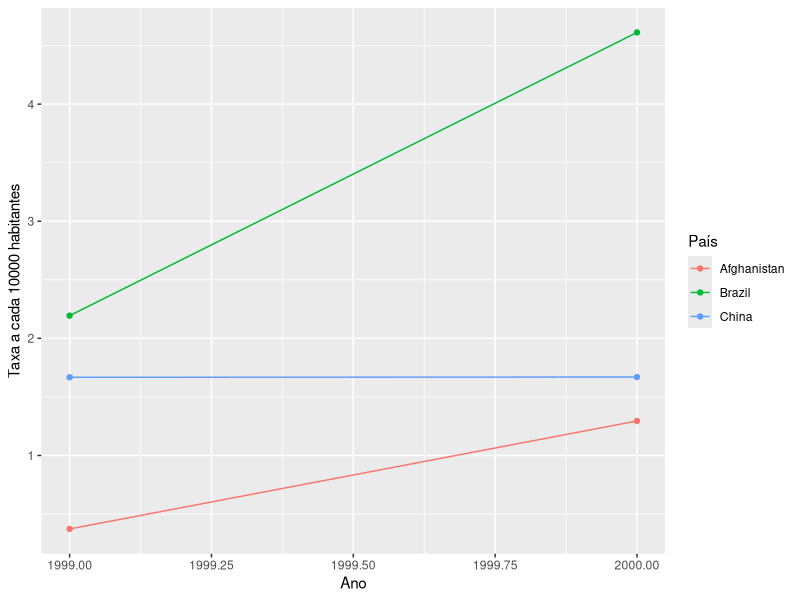
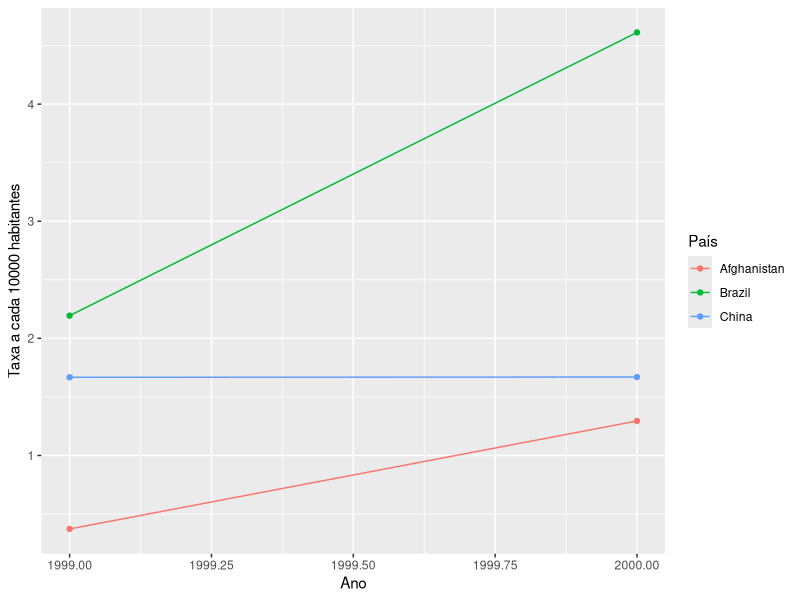

Reproduce these figures in R, in order.
## ---- chunk 1
library(tidyverse)
## ---- chunk 2
table1 #está no formato tidy, pois, cada variável ocupa uma coluna distinta e cada valor tem sua própia célula.

table2 #não está no formato tidy, pois, a coluna type possuí o nome de variáveis e a coluna count possuí os valores que pertence a essas variáveis.

table3 #não está no formato tidy, pois, a coluna rate possuí duas variáveis distintas, combinadas na mesma célula como uma string.

table4a#não está no formato tidy, pois, as colunas(1999,2000) representariam os valores de uma variável year e não os nomes das variáveis em si.

table4b#não está no formato tidy, pois, possuí o mesmo caso da table4b.
## ---- chunk 3
library(dplyr)
## ---- chunk 4
taxas <- table1 %>%
  mutate(taxa =(cases / population) * 10000)
taxas
## ---- chunk 5
casos_por_ano <- table1 %>%
  group_by(year) %>%
  summarise(total_casos_ano = sum(cases))
casos_por_ano
## ---- chunk 6
casos_por_pais <- table1 %>%
  group_by(country) %>%
  summarise(total_casos_país = sum(cases))
casos_por_pais
## ---- chunk 7
mudanca_casos <- table1 %>%
  filter(year %in% c(1999,2000)) %>%
  group_by(country, year) %>%
  summarise(total_casos = sum(cases))
mudanca_casos
## ---- chunk 8
library(ggplot2)
## ---- chunk 9
#taxas -> Reutilizando da questão
ggplot(taxas, aes(x= year, y=taxa, colour = country, group = country)) +
  geom_line() +
  geom_point() + 
  labs( x = "Ano", y = "Taxa a cada 10000 habitantes", color = "País")
## ---- chunk 10
table2_dados <- table2 %>%
  pivot_wider(names_from = type, values_from = count)
table2_dados
## ---- chunk 11
table2_taxas <- table2_dados %>%
  mutate(taxa = (cases/population) * 10000)
table2_taxas
## ---- chunk 12
table4a_casos <- table4a %>%
  pivot_longer(cols = c('1999', '2000'), names_to = "year", values_to = "cases")
table4a_casos

table4b_populacao <- table4b %>%
  pivot_longer(cols = c('1999', '2000'), names_to = "year", values_to = "population")
table4b_populacao
## ---- chunk 13
table4_taxas <- left_join(table4a_casos, table4b_populacao, by = c("country", "year")) %>%
  mutate(taxa = (cases/population)* 10000)
table4_taxas
## ---- chunk 14
ggplot(table2_taxas, aes(x= year, y=taxa, colour = country, group = country)) +
  geom_line() +
  geom_point() + 
  labs( x = "Ano", y = "Taxa a cada 10000 habitantes", color = "País")
## ---- chunk 15
#usando da questão 8_3
tidy4a <- table4a %>%
  pivot_longer(cols = c('1999', '2000'), names_to = "year", values_to = "cases")
tidy4a
## ---- chunk 16
#novamente, usando da questão 8_3
tidy4b <- table4b %>%
  pivot_longer(cols = c('1999', '2000'), names_to = "year", values_to = "population")
tidy4b
## ---- chunk 17
#usando da questão 8_4 agora
tidy4ab <- left_join(tidy4a, tidy4b, by = c("country", "year")) %>%
  mutate(taxa = (cases/population)* 10000)
tidy4ab

"O comando left_join serve para unir duas tabelas diferentes em uma só, usando colunas em comum como uma identificação. Ele mantém todas as linhas da primeira tabela e busca na segunda tabela apenas as informações que batem com os mesmos países e anos.

No exercício, como o número de casos estava na tidy4a e a população na tidy4b, o left_join foi necessário para juntar esses dois dados na mesma tabela."
## ---- chunk 18
#utilizando da questão 8_1
tidy2 <- table2 %>%
  pivot_wider(names_from = type, values_from = count)
tidy2
## ---- chunk 19
tidy3 <- table3 %>% 
  separate(rate, into = c("cases", "population"), sep = "/", convert = TRUE)
tidy3
